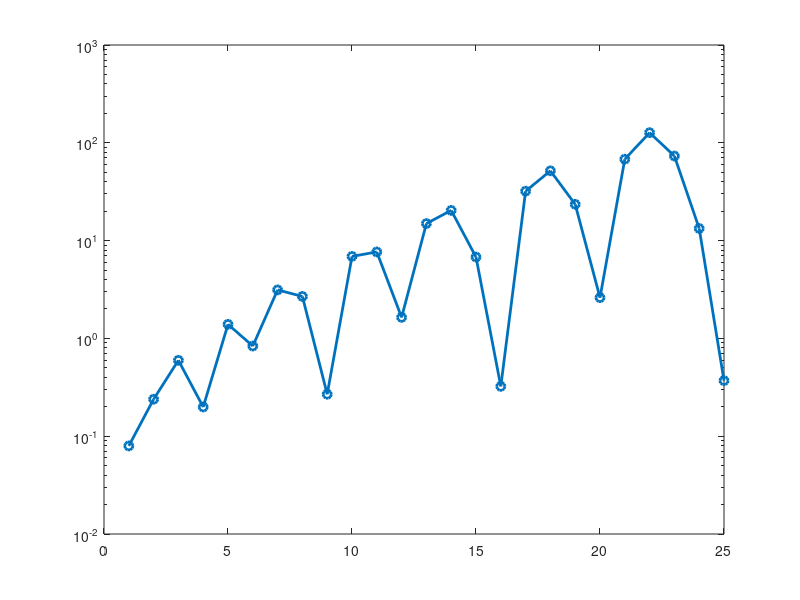
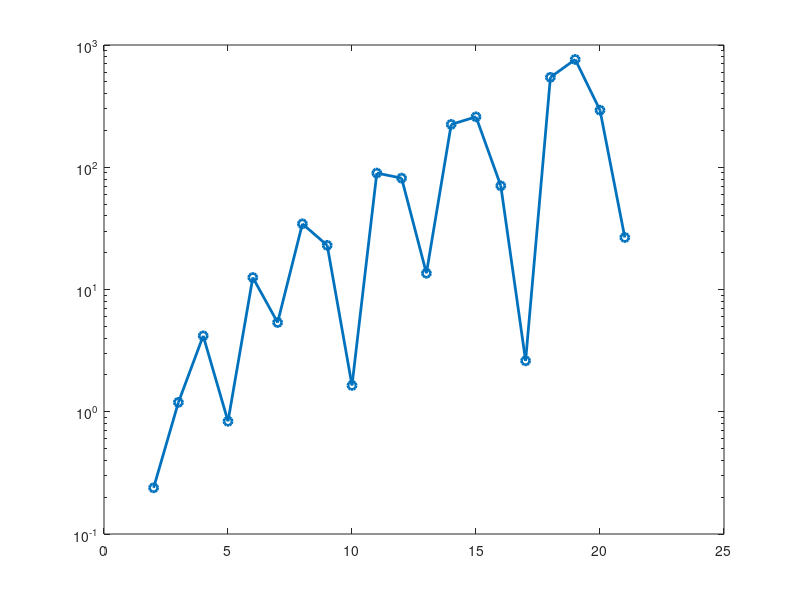

Reproduce these figures in MATLAB, in order.
close all;
c=zeros(25,1);
c(1)=1;
c(2)=3;
c(3)=0.5*3*5;
c(4)=0.5*5;
c(5)=0.5*5*7;
c(6)=0.5*3*7;
c(7)=0.125*35*9;
c(8)=0.125*30*9;
c(9)=0.125*3*9;
c(10)=0.125*63*11;
c(11)=0.125*70*11;
c(12)=0.125*15*11;
c(13)=0.0625*231*13;
c(14)=0.0625*315*13;
c(15)=0.0625*105*13;
c(16)=0.0625*5*13;
c(17)=1/16*429*15;
c(18)=1/16*693*15;
c(19)=1/16*315*15;
c(20)=1/16*35*15;
c(21)=1/128*6435*17;
c(22)=1/128*12012*17;
c(23)=1/128*6930*17;
c(24)=1/128*1260*17;
c(25)=1/128*35*17;
c=c/4/pi;

d=zeros(21,1);
d(1)=0;
d(2)=3;
d(3)=3*5;
d(4)=0.5*15*7;
d(5)=0.5*3*7;
d(6)=0.125*140*9;
d(7)=0.125*60*9;
d(8)=0.125*315*11;
d(9)=0.125*210*11;
d(10)=0.125*15*11;
d(11)=0.0625*1386*13;
d(12)=0.0625*1260*13;
d(13)=0.0625*210*13;
d(14)=1/16*429*7*15;
d(15)=1/16*693*5*15;
d(16)=1/16*315*3*15;
d(17)=1/16*35*1*15;
d(18)=1/128*6435*8*17;
d(19)=1/128*12012*6*17;
d(20)=1/128*6930*4*17;
d(21)=1/128*1260*2*17;
d=d/4/pi;

format long;
disp(c);
disp(d);

figure;
semilogy(c,'o-','linewidth',2);
figure;
semilogy(d,'o-','linewidth',2);